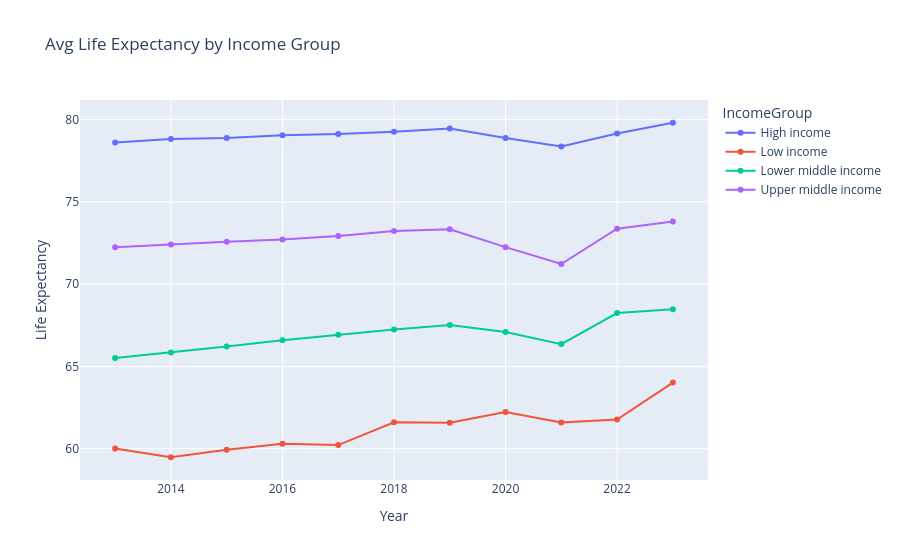

The notebook cell this image was saved under:
### Code cell
# Chart 2: income group comparison
income_avg = df.groupby(['Year', 'IncomeGroup'])['Life Expectancy'].mean().reset_index()
fig = px.line(income_avg, x='Year', y='Life Expectancy', color='IncomeGroup',
              markers=True, title='Avg Life Expectancy by Income Group')
fig.show()

### Figure 1 — Plotly figure (JSON) as saved in the notebook; plotly's stock layout.template omitted (floating-point values rounded to 4 significant figures)
{"data": [{"hovertemplate": "IncomeGroup=High income<br>Year=%{x}<br>Life Expectancy=%{y}<extra></extra>", "legendgroup": "High income", "line": {"color": "#636efa", "dash": "solid"}, "marker": {"symbol": "circle"}, "mode": "lines+markers", "name": "High income", "orientation": "v", "showlegend": true, "type": "scatter", "x": [2013, 2014, 2015, 2016, 2017, 2018, 2019, 2020, 2021, 2022, 2023], "xaxis": "x", "y": [78.6, 78.82, 78.88, 79.05, 79.13, 79.26, 79.46, 78.87, 78.36, 79.15, 79.81], "yaxis": "y"}, {"hovertemplate": "IncomeGroup=Low income<br>Year=%{x}<br>Life Expectancy=%{y}<extra></extra>", "legendgroup": "Low income", "line": {"color": "#EF553B", "dash": "solid"}, "marker": {"symbol": "circle"}, "mode": "lines+markers", "name": "Low income", "orientation": "v", "showlegend": true, "type": "scatter", "x": [2013, 2014, 2015, 2016, 2017, 2018, 2019, 2020, 2021, 2022, 2023], "xaxis": "x", "y": [60.02, 59.48, 59.93, 60.29, 60.22, 61.61, 61.58, 62.24, 61.59, 61.77, 64.02], "yaxis": "y"}, {"hovertemplate": "IncomeGroup=Lower middle income<br>Year=%{x}<br>Life Expectancy=%{y}<extra></extra>", "legendgroup": "Lower middle income", "line": {"color": "#00cc96", "dash": "solid"}, "marker": {"symbol": "circle"}, "mode": "lines+markers", "name": "Lower middle income", "orientation": "v", "showlegend": true, "type": "scatter", "x": [2013, 2014, 2015, 2016, 2017, 2018, 2019, 2020, 2021, 2022, 2023], "xaxis": "x", "y": [65.52, 65.85, 66.22, 66.59, 66.93, 67.25, 67.51, 67.09, 66.36, 68.24, 68.47], "yaxis": "y"}, {"hovertemplate": "IncomeGroup=Upper middle income<br>Year=%{x}<br>Life Expectancy=%{y}<extra></extra>", "legendgroup": "Upper middle income", "line": {"color": "#ab63fa", "dash": "solid"}, "marker": {"symbol": "circle"}, "mode": "lines+markers", "name": "Upper middle income", "orientation": "v", "showlegend": true, "type": "scatter", "x": [2013, 2014, 2015, 2016, 2017, 2018, 2019, 2020, 2021, 2022, 2023], "xaxis": "x", "y": [72.23, 72.41, 72.58, 72.72, 72.93, 73.23, 73.33, 72.25, 71.22, 73.37, 73.81], "yaxis": "y"}], "layout": {"legend": {"title": {"text": "IncomeGroup"}, "tracegroupgap": 0}, "title": {"text": "Avg Life Expectancy by Income Group"}, "xaxis": {"anchor": "y", "domain": [0, 1], "title": {"text": "Year"}}, "yaxis": {"anchor": "x", "domain": [0, 1], "title": {"text": "Life Expectancy"}}}}
